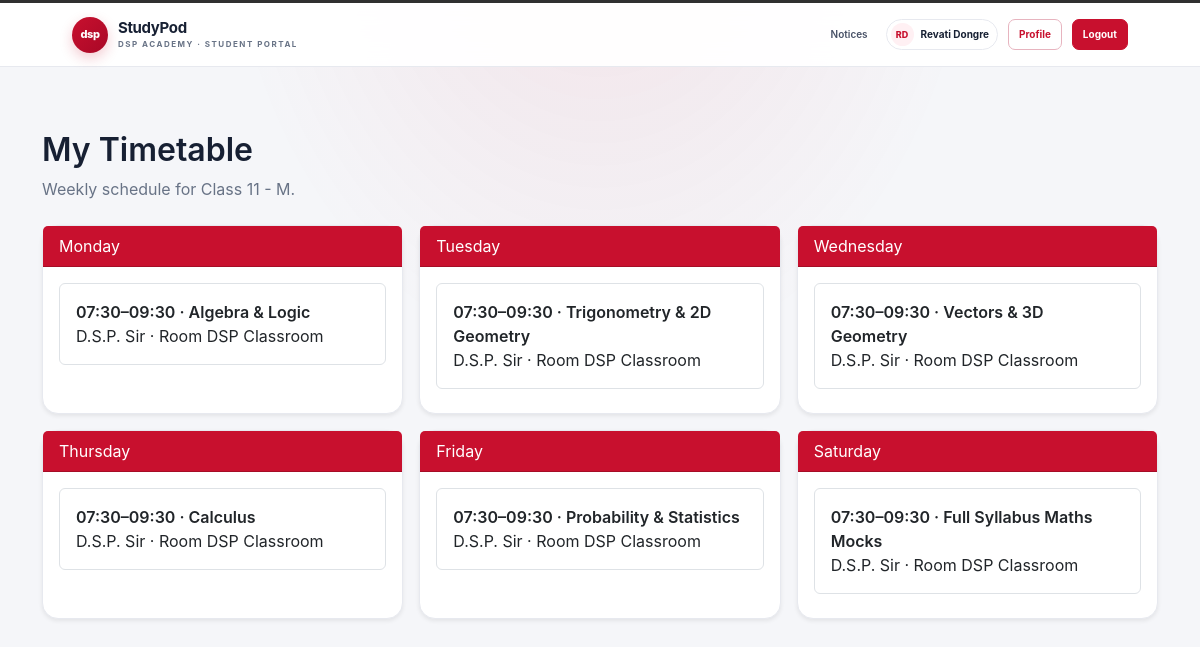
The app's page /academics/student/timetable/ (signed in) with its own data.
### accounts/models.py (models this page shows, shortened)
class User(AbstractUser):
    class Role(models.TextChoices):
        TEACHER = "TEACHER", "Teacher"
        STUDENT = "STUDENT", "Student"
        PARENT = "PARENT", "Parent"
    role = models.CharField(
        max_length=10,
        choices=Role.choices,
        default=Role.STUDENT,
    )

class TeacherProfile(models.Model):
    user = models.OneToOneField(
        User,
        on_delete=models.CASCADE,
        related_name="teacher_profile"
    )
    employee_id = models.CharField(max_length=50, unique=True)
    department = models.CharField(max_length=100, blank=True)

### academics/models.py (models this page shows, shortened)
class Class(models.Model):
    name = models.CharField(max_length=50)
    section = models.CharField(max_length=10)
    academic_year = models.CharField(max_length=20)
    def __str__(self):
        return f"{self.name} - {self.section}"

class Timetable(models.Model):
    class DayOfWeek(models.TextChoices):
        MONDAY = "MONDAY", "Monday"
        TUESDAY = "TUESDAY", "Tuesday"
        WEDNESDAY = "WEDNESDAY", "Wednesday"
        THURSDAY = "THURSDAY", "Thursday"
        FRIDAY = "FRIDAY", "Friday"
        SATURDAY = "SATURDAY", "Saturday"
    student_class = models.ForeignKey(
        Class, on_delete=models.CASCADE, related_name="timetable_entries"
    )
    subject = models.ForeignKey(
        Subject, on_delete=models.CASCADE, related_name="timetable_entries"
    )
    teacher = models.ForeignKey(
        "accounts.TeacherProfile",
        on_delete=models.SET_NULL,
        null=True,
        blank=True,
        related_name="timetable_entries",
    )
    day_of_week = models.CharField(max_length=9, choices=DayOfWeek.choices)
    start_time = models.TimeField()
    end_time = models.TimeField()
    room_number = models.CharField(max_length=50, blank=True)
    class Meta:
        ordering = ("day_of_week", "start_time", "student_class__name")

class Subject(models.Model):
    name = models.CharField(max_length=100)
    code = models.CharField(max_length=20, unique=True)

### academics/views.py (the view)
# urls.py: path("student/timetable/", views.student_timetable, name="student_timetable"),
@login_required
def student_timetable(request):
    if request.user.role != "STUDENT":
        return redirect("dashboard")
    student_class = request.user.student_profile.student_class
    entries = list(
        Timetable.objects.filter(student_class=student_class)
        .select_related("student_class", "subject", "teacher__user")
    ) if student_class else []
    return render(request, "academics/student_timetable.html", {
        "days": _timetable_days(entries),
        "student_class": student_class,
    })

### academics/views.py (called while the page is built)
def _timetable_days(entries):
    by_day = {code: [] for code, _label in WEEKDAYS}
    for entry in entries:
        by_day[entry.day_of_week].append(entry)
    return [
        {"code": code, "label": label, "entries": by_day[code]}
        for code, label in WEEKDAYS
    ]

### academics/templates/academics/student_timetable.html (shortened to what this page needs)
{% extends "accounts/base.html" %}
{% block content %}
<div class="container mt-3">
    <div class="mb-4">
        <h2>{% if is_parent_view %}Student Timetable{% else %}My Timetable{% endif %}</h2>
        <p class="text-muted">{% if student_class %}Weekly schedule for Class {{ student_class }}.{% else %}The student is not assigned to a class yet.{% endif %}</p>
    </div>
    <div class="row g-3">
        {% for day in days %}
        <div class="col-12 col-md-6 col-xl-4">
            <section class="card shadow-sm h-100">
                <div class="card-header bg-dark text-white">{{ day.label }}</div>
                <div class="card-body">
                    {% for entry in day.entries %}
                    <article class="border rounded p-3 mb-2">
                        <div class="fw-semibold">{{ entry.start_time|time:"H:i" }}–{{ entry.end_time|time:"H:i" }} · {{ entry.subject.name }}</div>
                        <div>{% if entry.teacher %}{{ entry.teacher.user.get_full_name|default:entry.teacher.user.username }}{% else %}Teacher not listed{% endif %}{% if entry.room_number %} · Room {{ entry.room_number }}{% endif %}</div>
                    </article>
                    {% empty %}<p class="text-muted mb-0">No classes scheduled.</p>{% endfor %}
                </div>
            </section>
        </div>
        {% endfor %}
    </div>
</div>
{% endblock %}

### accounts/templates/accounts/partials/student_portal_header.html
<nav class="navbar navbar-expand-lg student-nav" aria-label="Student portal">
    <div class="container-fluid student-nav-inner">
        <a class="student-brand" href="{% url 'dashboard' %}" aria-label="StudyPod student dashboard">
            <span class="student-brand-mark">dsp</span>
            <span class="student-brand-copy">
                <strong>StudyPod</strong>
                <small>DSP ACADEMY · {% if user.role == "TEACHER" %}TEACHER PORTAL{% elif user.role == "PARENT" %}PARENT PORTAL{% else %}STUDENT PORTAL{% endif %}</small>
            </span>
        </a>
        <div class="student-nav-links">
            <a href="{% url 'notices' %}">Notices</a>
            <span class="student-user-chip">
                <span class="student-avatar">{% if user.first_name and user.last_name %}{{ user.first_name|first|upper }}{{ user.last_name|first|upper }}{% else %}{{ user.get_full_name|default:user.username|first|upper }}{% endif %}</span>
                {{ user.get_full_name|default:user.username }}
            </span>
            <a class="student-nav-button" href="{% url 'profile' %}">Profile</a>
            <a class="student-nav-button student-logout" href="{% url 'logout' %}">Logout</a>
        </div>
    </div>
</nav>

### accounts/templates/accounts/base.html (style rules this page uses)
:root { --sp-primary: #2563eb; --sp-navy: #0f172a; --sp-background: #f8fafc; --sp-text: #1e293b; --sp-muted: #64748b; --sp-border: #e2e8f0; }
body { background: var(--sp-background); color: var(--sp-text); font-family: -apple-system, BlinkMacSystemFont, "Segoe UI", sans-serif; }
h1, h2, h3, h4, h5, h6 { color: var(--sp-navy); font-weight: 600; }
.card { background-color: #fff; border: 1px solid var(--sp-border); border-radius: 12px; box-shadow: 0 2px 8px rgb(15 23 42 / 5%); }
a:not(.btn):not(.navbar-brand) { color: var(--sp-primary); }
.navbar a:not(.btn):not(.navbar-brand) { color: #fff; }
.text-muted { color: var(--sp-muted) !important; }

### records on screen
User: first_name|first "R", last_name|first "D", get_full_name "Revati Dongre"
Class: name+section "11 - M"
Timetable: start_time "07:30", end_time "09:30", subject.name "Algebra & Logic", teacher.user.get_full_name "D.S.P. Sir", room_number "DSP Classroom"
Timetable: start_time "07:30", end_time "09:30", subject.name "Trigonometry & 2D Geometry", teacher.user.get_full_name "D.S.P. Sir", room_number "DSP Classroom"
Timetable: start_time "07:30", end_time "09:30", subject.name "Vectors & 3D Geometry", teacher.user.get_full_name "D.S.P. Sir", room_number "DSP Classroom"
Timetable: start_time "07:30", end_time "09:30", subject.name "Calculus", teacher.user.get_full_name "D.S.P. Sir", room_number "DSP Classroom"
Timetable: start_time "07:30", end_time "09:30", subject.name "Probability & Statistics", teacher.user.get_full_name "D.S.P. Sir", room_number "DSP Classroom"
Timetable: start_time "07:30", end_time "09:30", subject.name "Full Syllabus Maths Mocks", teacher.user.get_full_name "D.S.P. Sir", room_number "DSP Classroom"

### other values on screen
{{ day.label }} "Monday" "Tuesday" "Wednesday" "Thursday" "Friday" "Saturday"
